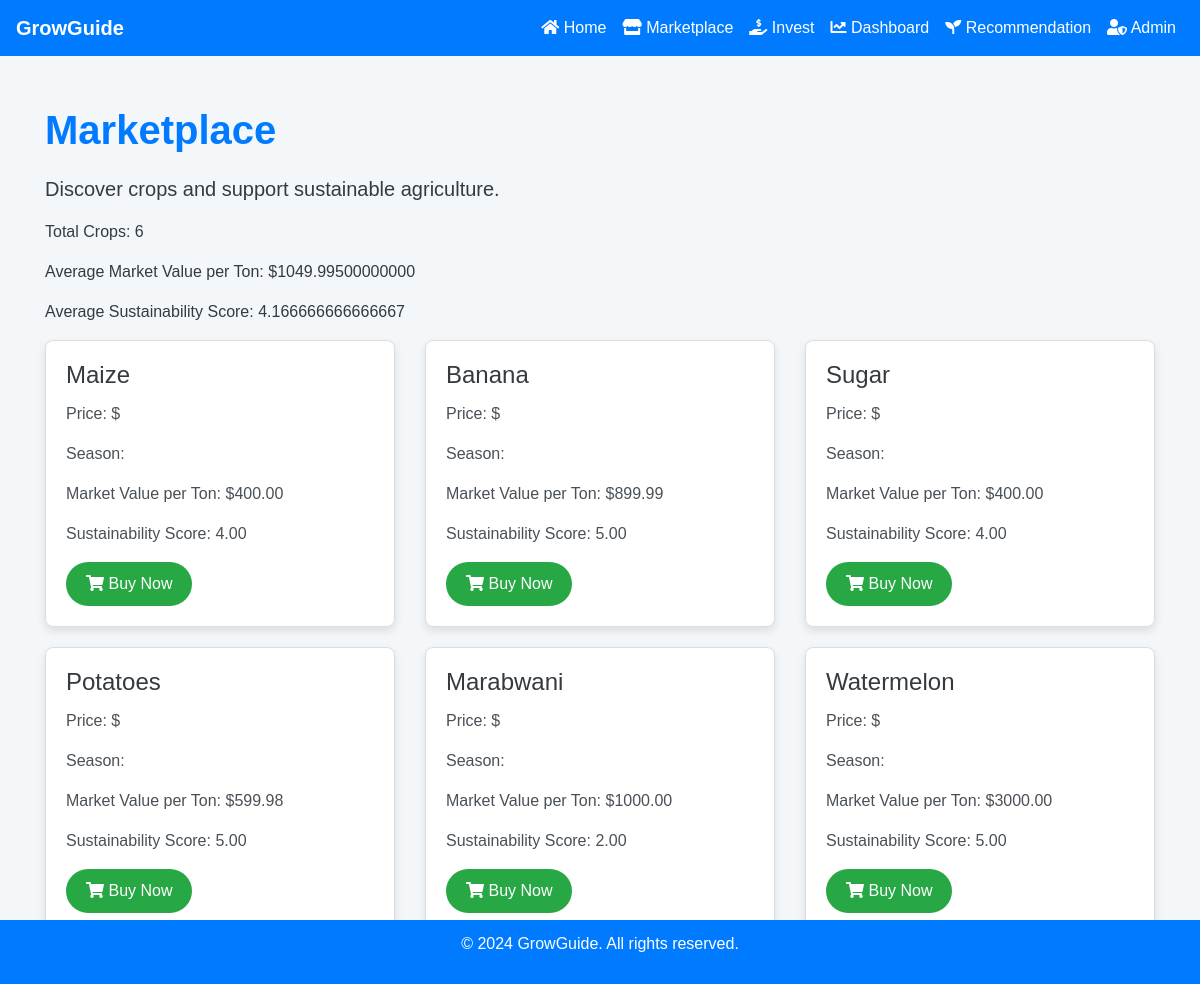
The page /marketplace/ on the database as committed earlier.
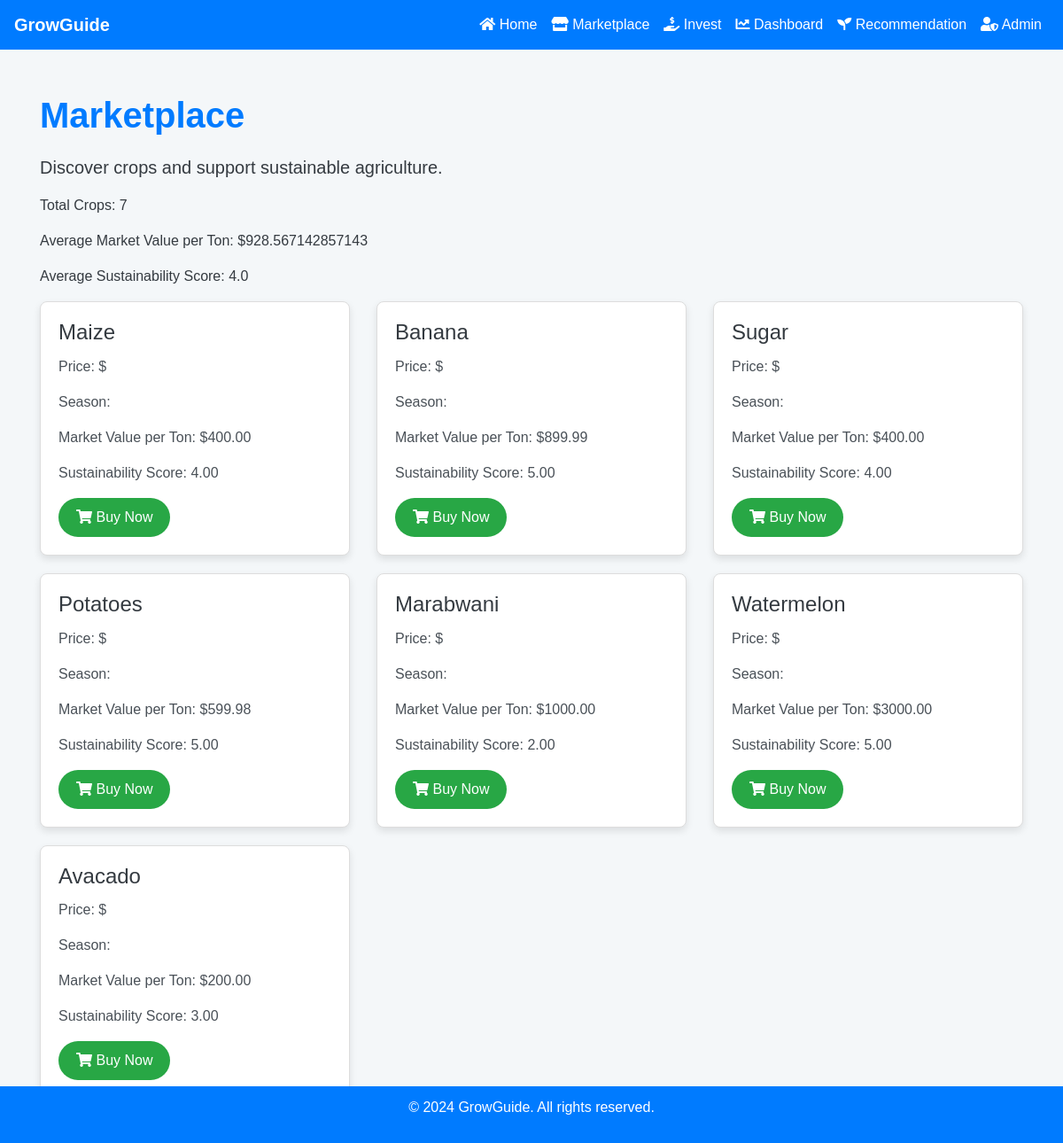
The same page on the database as committed later.
### agriculture/models.py (models this page shows, shortened)
class Crop(models.Model):
    name = models.CharField(max_length=100)
    description = models.TextField()
    optimal_growing_season = models.CharField(max_length=50)
    expected_yield_per_acre = models.DecimalField(max_digits=10, decimal_places=2)
    market_value_per_ton = models.DecimalField(max_digits=10, decimal_places=2, default=0.0)
    sustainability_score = models.IntegerField(default=0)

### agriculture/views.py (the view)
# urls.py: path('marketplace/', views.marketplace, name='marketplace'),
def marketplace(request):
    total_crops = Crop.objects.count()
    avg_market_value = Crop.objects.aggregate(Avg('market_value_per_ton'))['market_value_per_ton__avg'] or 0
    avg_sustainability_score = Crop.objects.aggregate(Avg('sustainability_score'))['sustainability_score__avg'] or 0
    crops = Crop.objects.all()
    context = {
        'crops': crops,
        'total_crops': total_crops,
        'avg_market_value': avg_market_value,
        'avg_sustainability_score': avg_sustainability_score,
    }
    return render(request, 'agriculture/marketplace.html', context)

### agriculture/templates/agriculture/marketplace.html (shortened to what this page needs)
<!DOCTYPE html>
<html lang="en">
<head>
    <link href="https://stackpath.bootstrapcdn.com/bootstrap/4.5.2/css/bootstrap.min.css" rel="stylesheet">
    <link href="https://cdnjs.cloudflare.com/ajax/libs/font-awesome/5.15.3/css/all.min.css" rel="stylesheet">
</head>
<body>
    <nav class="navbar navbar-expand-lg navbar-dark bg-primary">
        <a class="navbar-brand" href="/">GrowGuide</a>
        <div class="collapse navbar-collapse" id="navbarNav">
            <ul class="navbar-nav ml-auto">
                <li class="nav-item">
                    <a class="nav-link" href="/"><i class="fas fa-home"></i> Home</a>
                </li>
                <li class="nav-item">
                    <a class="nav-link" href="/marketplace/"><i class="fas fa-store"></i> Marketplace</a>
                </li>
                <li class="nav-item">
                    <a class="nav-link" href="/invest/"><i class="fas fa-hand-holding-usd"></i> Invest</a>
                </li>
                <li class="nav-item">
                    <a class="nav-link" href="/dashboard/"><i class="fas fa-chart-line"></i> Dashboard</a>
                </li>
                <li class="nav-item">
                    <a class="nav-link" href="/recommendation/"><i class="fas fa-seedling"></i> Recommendation</a>
                </li>
                <li class="nav-item">
                    <a class="nav-link" href="/admin/"><i class="fas fa-user-shield"></i> Admin</a>
                </li>
            </ul>
        </div>
    </nav>
    <div class="container">
        <h1>Marketplace</h1>
        <p class="lead">Discover crops and support sustainable agriculture.</p>
        <p>Total Crops: {{ total_crops }}</p>
        <p>Average Market Value per Ton: ${{ avg_market_value }}</p>
        <p>Average Sustainability Score: {{ avg_sustainability_score }}</p>
        <div class="row">
            {% for crop in crops %}
            <div class="col-md-4">
                <div class="card">
                    <div class="card-body">
                        <h5 class="card-title">{{ crop.name }}</h5>
                        <p class="card-text">Price: ${{ crop.price|floatformat:2 }}</p>
                        <p class="card-text">Season: {{ crop.season }}</p>
                        <p class="card-text">Market Value per Ton: ${{ crop.market_value_per_ton|floatformat:2 }}</p>
                        <p class="card-text">Sustainability Score: {{ crop.sustainability_score|floatformat:2 }}</p>
                        <a href="#" class="btn btn-success" onclick="showSuccessMessage('{{ crop.name }}')"><i class="fas fa-shopping-cart"></i> Buy Now</a>
                    </div>
                </div>
            </div>
            {% endfor %}
        </div>
    </div>
    <footer>
        <p>&copy; 2024 GrowGuide. All rights reserved.</p>
    </footer>
</body>
</html>

### agriculture/templates/agriculture/marketplace.html (style rules this page uses)
body { background-color: #f4f7f9; color: #343a40; font-family: 'Arial', sans-serif; }
.navbar { background-color: #007bff; }
.navbar-brand { font-weight: bold; }
.navbar-dark .navbar-nav .nav-link { color: #fff; }
.container { margin-top: 50px; padding-bottom: 30px; }
h1 { color: #007bff; font-size: 40px; font-weight: 600; margin-bottom: 20px; }
.card { border: 1px solid #ddd; border-radius: 8px; box-shadow: 0 4px 8px rgba(0, 0, 0, 0.1); margin-bottom: 20px; }
.card-body { padding: 20px; }
.card-title { font-size: 24px; font-weight: 500; }
.card-text { font-size: 16px; color: #495057; }
.btn-success { border-radius: 50px; padding: 10px 20px; background-color: #28a745; border: none; }
footer { background-color: #007bff; color: #fff; padding: 12px; text-align: center; position: fixed; width: 100%; bottom: 0; }

Rows that differ between the two databases and show on the page:
added Crop: name "Avacado", market_value_per_ton "200.00", sustainability_score "3.00"
Other text that changed with them:
{{ total_crops }}: "6" → "7"
{{ avg_market_value }}: "1049.99500000000" → "928.567142857143"
{{ avg_sustainability_score }}: "4.166666666666667" → "4.0"
